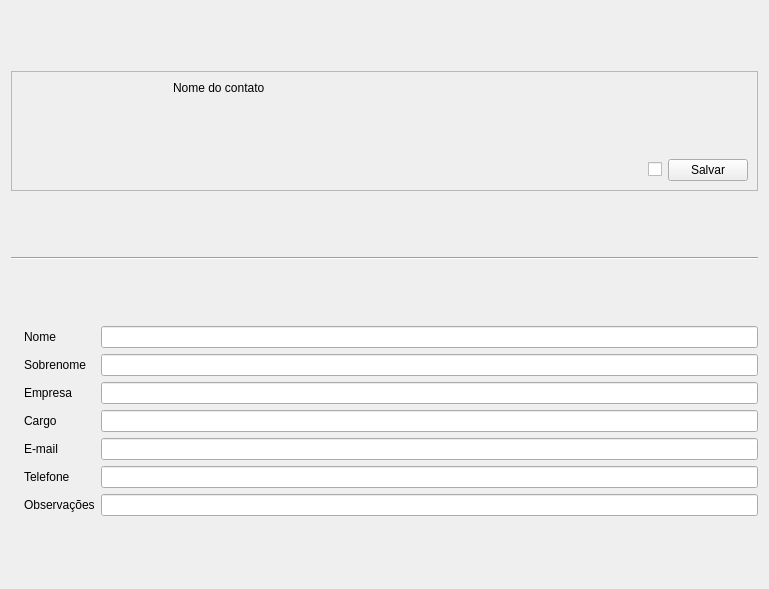
<?xml version="1.0" encoding="UTF-8"?>
<ui version="4.0">
 <class>Form</class>
 <widget class="QWidget" name="Form">
  <property name="geometry">
   <rect>
    <x>0</x>
    <y>0</y>
    <width>769</width>
    <height>589</height>
   </rect>
  </property>
  <property name="windowTitle">
   <string>Form</string>
  </property>
  <layout class="QVBoxLayout" name="verticalLayout_4">
   <item>
    <widget class="QFrame" name="frame">
     <property name="sizePolicy">
      <sizepolicy hsizetype="Preferred" vsizetype="Fixed">
       <horstretch>0</horstretch>
       <verstretch>0</verstretch>
      </sizepolicy>
     </property>
     <property name="frameShape">
      <enum>QFrame::StyledPanel</enum>
     </property>
     <property name="frameShadow">
      <enum>QFrame::Raised</enum>
     </property>
     <layout class="QHBoxLayout" name="horizontalLayout_4">
      <item>
       <layout class="QHBoxLayout" name="horizontalLayout_3">
        <item>
         <layout class="QVBoxLayout" name="verticalLayout_2">
          <item>
           <widget class="QPushButton" name="fechar">
            <property name="cursor">
             <cursorShape>PointingHandCursor</cursorShape>
            </property>
            <property name="toolTip">
             <string>Fechar</string>
            </property>
            <property name="text">
             <string/>
            </property>
            <property name="icon">
             <iconset>
              <normaloff>../assets/icons/iclose.png</normaloff>../assets/icons/iclose.png</iconset>
            </property>
            <property name="iconSize">
             <size>
              <width>24</width>
              <height>20</height>
             </size>
            </property>
            <property name="flat">
             <bool>true</bool>
            </property>
           </widget>
          </item>
          <item>
           <spacer name="verticalSpacer_2">
            <property name="orientation">
             <enum>Qt::Vertical</enum>
            </property>
            <property name="sizeHint" stdset="0">
             <size>
              <width>20</width>
              <height>40</height>
             </size>
            </property>
           </spacer>
          </item>
         </layout>
        </item>
        <item>
         <layout class="QHBoxLayout" name="horizontalLayout">
          <item>
           <widget class="QLabel" name="img">
            <property name="minimumSize">
             <size>
              <width>100</width>
              <height>100</height>
             </size>
            </property>
            <property name="maximumSize">
             <size>
              <width>100</width>
              <height>100</height>
             </size>
            </property>
            <property name="font">
             <font>
              <pointsize>20</pointsize>
              <weight>75</weight>
              <bold>true</bold>
             </font>
            </property>
            <property name="frameShape">
             <enum>QFrame::NoFrame</enum>
            </property>
            <property name="text">
             <string/>
            </property>
            <property name="pixmap">
             <pixmap>../assets/icons/icontacto.png</pixmap>
            </property>
            <property name="scaledContents">
             <bool>true</bool>
            </property>
           </widget>
          </item>
          <item>
           <layout class="QVBoxLayout" name="verticalLayout">
            <item>
             <widget class="QLabel" name="nome_label">
              <property name="text">
               <string>Nome do contato</string>
              </property>
             </widget>
            </item>
            <item>
             <spacer name="verticalSpacer">
              <property name="orientation">
               <enum>Qt::Vertical</enum>
              </property>
              <property name="sizeHint" stdset="0">
               <size>
                <width>20</width>
                <height>40</height>
               </size>
              </property>
             </spacer>
            </item>
           </layout>
          </item>
         </layout>
        </item>
        <item>
         <layout class="QVBoxLayout" name="verticalLayout_3">
          <item>
           <spacer name="verticalSpacer_3">
            <property name="orientation">
             <enum>Qt::Vertical</enum>
            </property>
            <property name="sizeHint" stdset="0">
             <size>
              <width>20</width>
              <height>40</height>
             </size>
            </property>
           </spacer>
          </item>
          <item>
           <layout class="QHBoxLayout" name="horizontalLayout_2">
            <item>
             <spacer name="horizontalSpacer">
              <property name="orientation">
               <enum>Qt::Horizontal</enum>
              </property>
              <property name="sizeHint" stdset="0">
               <size>
                <width>40</width>
                <height>20</height>
               </size>
              </property>
             </spacer>
            </item>
            <item>
             <widget class="QCheckBox" name="fav">
              <property name="cursor">
               <cursorShape>PointingHandCursor</cursorShape>
              </property>
              <property name="toolTip">
               <string>Favoritar contato</string>
              </property>
              <property name="text">
               <string/>
              </property>
             </widget>
            </item>
            <item>
             <widget class="QPushButton" name="salvar">
              <property name="text">
               <string>Salvar</string>
              </property>
             </widget>
            </item>
           </layout>
          </item>
         </layout>
        </item>
       </layout>
      </item>
     </layout>
    </widget>
   </item>
   <item>
    <widget class="Line" name="line">
     <property name="orientation">
      <enum>Qt::Horizontal</enum>
     </property>
    </widget>
   </item>
   <item>
    <layout class="QGridLayout" name="gridLayout">
     <item row="0" column="0">
      <widget class="QLabel" name="label_9">
       <property name="sizePolicy">
        <sizepolicy hsizetype="Fixed" vsizetype="Fixed">
         <horstretch>0</horstretch>
         <verstretch>0</verstretch>
        </sizepolicy>
       </property>
       <property name="maximumSize">
        <size>
         <width>30</width>
         <height>30</height>
        </size>
       </property>
       <property name="text">
        <string/>
       </property>
       <property name="pixmap">
        <pixmap>../assets/icons/iconome.png</pixmap>
       </property>
       <property name="scaledContents">
        <bool>true</bool>
       </property>
      </widget>
     </item>
     <item row="5" column="1">
      <widget class="QLabel" name="label_8">
       <property name="text">
        <string>Telefone</string>
       </property>
      </widget>
     </item>
     <item row="4" column="0">
      <widget class="QLabel" name="label_6">
       <property name="sizePolicy">
        <sizepolicy hsizetype="Fixed" vsizetype="Fixed">
         <horstretch>0</horstretch>
         <verstretch>0</verstretch>
        </sizepolicy>
       </property>
       <property name="maximumSize">
        <size>
         <width>30</width>
         <height>30</height>
        </size>
       </property>
       <property name="text">
        <string/>
       </property>
       <property name="pixmap">
        <pixmap>../assets/icons/iconmail.png</pixmap>
       </property>
       <property name="scaledContents">
        <bool>true</bool>
       </property>
      </widget>
     </item>
     <item row="0" column="1">
      <widget class="QLabel" name="label">
       <property name="text">
        <string>Nome</string>
       </property>
      </widget>
     </item>
     <item row="2" column="0">
      <widget class="QLabel" name="label_11">
       <property name="sizePolicy">
        <sizepolicy hsizetype="Fixed" vsizetype="Fixed">
         <horstretch>0</horstretch>
         <verstretch>0</verstretch>
        </sizepolicy>
       </property>
       <property name="maximumSize">
        <size>
         <width>30</width>
         <height>30</height>
        </size>
       </property>
       <property name="text">
        <string/>
       </property>
       <property name="pixmap">
        <pixmap>../assets/icons/icompany.png</pixmap>
       </property>
       <property name="scaledContents">
        <bool>true</bool>
       </property>
      </widget>
     </item>
     <item row="5" column="3">
      <widget class="QLineEdit" name="telefone"/>
     </item>
     <item row="6" column="3">
      <widget class="QLineEdit" name="obs"/>
     </item>
     <item row="2" column="1">
      <widget class="QLabel" name="label_3">
       <property name="text">
        <string>Empresa</string>
       </property>
      </widget>
     </item>
     <item row="4" column="3">
      <widget class="QLineEdit" name="email"/>
     </item>
     <item row="0" column="3">
      <widget class="QLineEdit" name="name"/>
     </item>
     <item row="6" column="1">
      <widget class="QLabel" name="label_10">
       <property name="text">
        <string>Observações</string>
       </property>
      </widget>
     </item>
     <item row="1" column="3">
      <widget class="QLineEdit" name="surname"/>
     </item>
     <item row="2" column="3">
      <widget class="QLineEdit" name="company"/>
     </item>
     <item row="5" column="0">
      <widget class="QLabel" name="label_5">
       <property name="sizePolicy">
        <sizepolicy hsizetype="Fixed" vsizetype="Fixed">
         <horstretch>0</horstretch>
         <verstretch>0</verstretch>
        </sizepolicy>
       </property>
       <property name="maximumSize">
        <size>
         <width>30</width>
         <height>30</height>
        </size>
       </property>
       <property name="text">
        <string/>
       </property>
       <property name="pixmap">
        <pixmap>../assets/icons/icontel.png</pixmap>
       </property>
       <property name="scaledContents">
        <bool>true</bool>
       </property>
      </widget>
     </item>
     <item row="3" column="1">
      <widget class="QLabel" name="label_4">
       <property name="text">
        <string>Cargo</string>
       </property>
      </widget>
     </item>
     <item row="3" column="3">
      <widget class="QLineEdit" name="cargo"/>
     </item>
     <item row="4" column="1">
      <widget class="QLabel" name="label_7">
       <property name="text">
        <string>E-mail</string>
       </property>
      </widget>
     </item>
     <item row="1" column="1">
      <widget class="QLabel" name="label_2">
       <property name="text">
        <string>Sobrenome</string>
       </property>
      </widget>
     </item>
    </layout>
   </item>
  </layout>
 </widget>
 <resources/>
 <connections/>
</ui>
